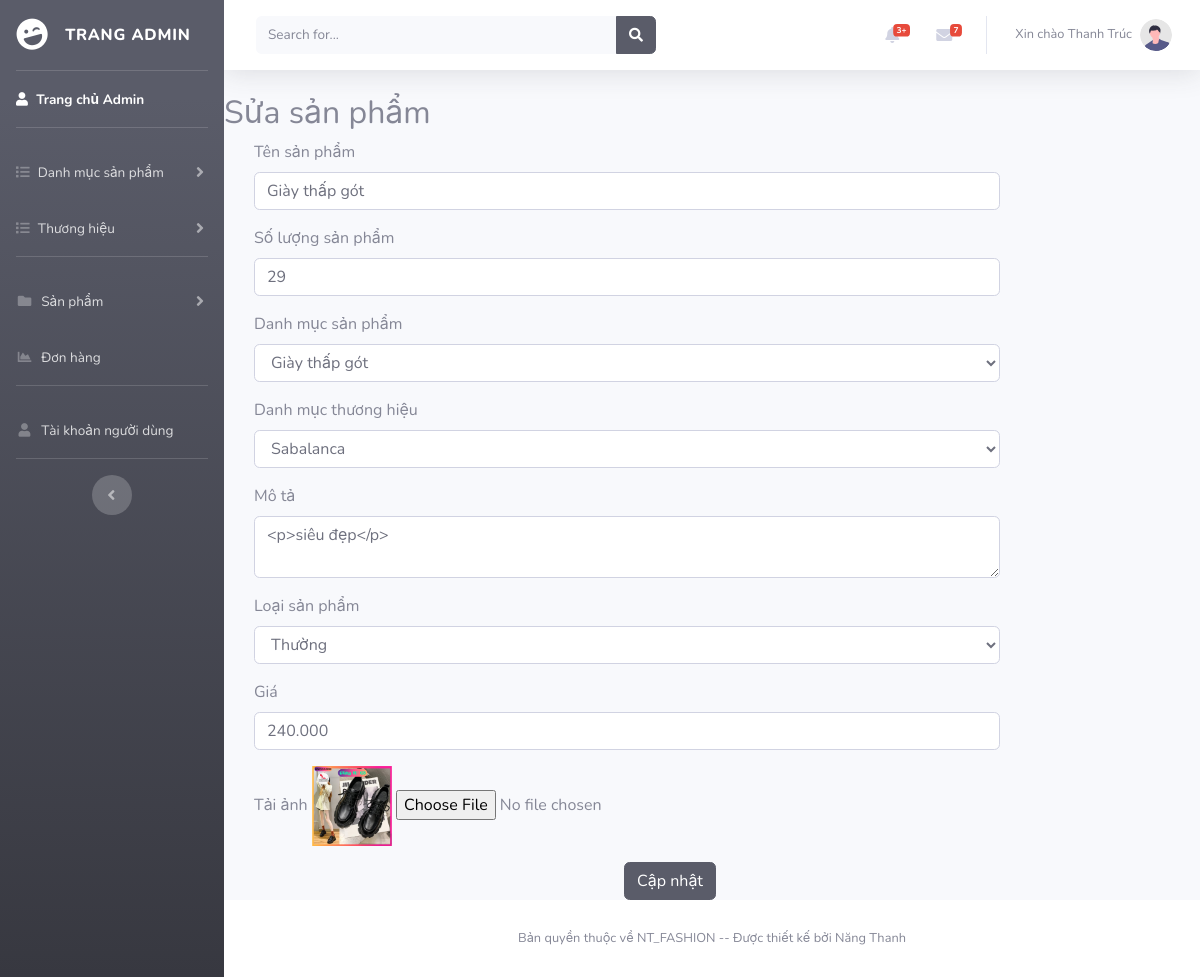
/admin/productedit.php?id_product=46 (signed in), run on the app's committed database.
### tables this page shows
CREATE TABLE `t_product` (
  `id_product` int(10) UNSIGNED NOT NULL,
  `name_product` varchar(255) NOT NULL,
  `quantity_product` varchar(50) NOT NULL,
  `id_cat` int(10) UNSIGNED NOT NULL,
  `id_brand` int(10) UNSIGNED NOT NULL,
  `desc_product` text NOT NULL,
  `type` int(10) NOT NULL,
  `price` varchar(255) NOT NULL,
  `image` varchar(255) NOT NULL
);

CREATE TABLE `t_category` (
  `id_cat` int(10) UNSIGNED NOT NULL,
  `name_cat` varchar(255) NOT NULL
);

CREATE TABLE `t_brand` (
  `id_brand` int(10) UNSIGNED NOT NULL,
  `name_brand` varchar(255) NOT NULL
);

### lib/database.php (called while the page is built, shortened)
<?php
class Database
{
    public $host = dbhost;
    public $user = dbuser;
    public $pass = dbpass;
    public $dbname = dbname;
    public $link;
    private function connectDB()
    {
        $this->link = new mysqli(
            $this->host,
            $this->user,
            $this->pass,
            $this->dbname
        );
    }
    public function select($query)
    {
        $result = $this->link->query($query) or
            die($this->link->error . __LINE__);
        if ($result->num_rows > 0) {
            return $result;
        } else {
            return false;
        }
    }
}

### classes/product.php (called while the page is built, shortened)
<?php
$filepath = realpath(dirname(__FILE__));
include_once($filepath . '/../lib/database.php');
?>
<?php
class Product
{
    private $db;
    public function __construct()
    {
        $this->db = new Database();
    }
    public function getproductbyid($id_product)
    {
        $query = "SELECT * FROM t_product where id_product = '$id_product' ";
        $result = $this->db->select($query);
        return $result;
    }
}
?>

### classes/category.php (called while the page is built, shortened)
<?php
$filepath = realpath(dirname(__FILE__));
include_once($filepath.'/../lib/database.php');
?>
<?php
class Category
{
    private $db;
    public function __construct()
    {
        $this->db = new Database();
    }
    public function show_category()
    {
        $query = "SELECT * FROM t_category order by id_cat ASC";
        $result = $this->db->select($query);
        return $result;
    }
}
?>

### classes/brand.php (called while the page is built, shortened)
<?php
$filepath = realpath(dirname(__FILE__));
include_once($filepath.'/../lib/database.php');
?>
<?php
class Brand
{
    private $db;
    public function __construct()
    {
        $this->db = new Database();
    }
    public function show_brand()
    {
        $query = "SELECT * FROM t_brand order by id_brand ASC";
        $result = $this->db->select($query);
        return $result;
    }
}
?>

### admin/productedit.php (the view, shortened to what this page needs)
<?php
include 'inc/header.php'; ?>
<?php include '../classes/category.php';  ?>
<?php include '../classes/product.php';  ?>
<?php include '../classes/brand.php';  ?>
<?php
$product = new Product();
if (!isset($_GET['id_product']) || $_GET['id_product'] == NULL) {
    echo "<script> window.location = 'productlist.php' </script>";
} else {
    $id_product = $_GET['id_product'];
}
?>
<div class="giay">
    <div class="box round first grid">
        <h2>Sửa sản phẩm</h2>
        <div class="block">
            <?php
            $get_product_by_id = $product->getproductbyid($id_product);
            if ($get_product_by_id) {
                while ($result_product = $get_product_by_id->fetch_assoc()) {
            ?>
                    <form action="" method="POST" enctype="multipart/form-data">
                        <table class="form">
                            <div class="form-group" style="padding: 0 200px 0 30px;">
                                <label for="">Tên sản phẩm</label>
                                <input type="text" name="name_product" class="form-control" value="<?php echo $result_product['name_product'] ?>">
                            </div>
                            <div class="form-group" style="padding: 0 200px 0 30px;">
                                <label for="">Số lượng sản phẩm</label>
                                <input type="text" name="quantity_product" class="form-control" value="<?php echo $result_product['quantity_product'] ?>">
                            </div>
                            <div class="form-group" style="padding: 0 200px 0 30px;">
                                <label for="">Danh mục sản phẩm</label>
                                <select class="form-control" name="category">
                                    <?php
                                    $cat = new Category();
                                    $catlist = $cat->show_category();
                                    if ($catlist) {
                                        while ($result = $catlist->fetch_assoc()) {
                                    ?>
                                            <option <?php
                                                    if ($result['id_cat'] == $result_product['id_cat']) {
                                                        echo "selected";
                                                    }
                                                    ?> value=" <?php echo $result['id_cat'] ?> ">
                                                <?php echo $result['name_cat'] ?>
                                            </option>
                                    <?php
                                        }
                                    }
                                    ?>
                                </select>
                            </div>
                            <div class="form-group" style="padding: 0 200px 0 30px;">
                                <label for="">Danh mục thương hiệu</label>
                                <select class="form-control" name="brand">
                                    <?php
                                    $brand = new Brand();
                                    $brandlist = $brand->show_brand();
                                    if ($brandlist) {
                                        while ($result = $brandlist->fetch_assoc()) {
                                    ?>
                                            <option <?php
                                                    if ($result['id_brand'] == $result_product['id_brand']) {
                                                        echo "selected";
                                                    }
                                                    ?> value=" <?php echo $result['id_brand'] ?> ">
                                                <?php echo $result['name_brand'] ?>
                                            </option>
                                    <?php
                                        }
                                    }
                                    ?>
                                </select>
                            </div>
                            <div class="form-group" style="padding: 0 200px 0 30px;">
                                <label for="">Mô tả</label>
                                <textarea name="desc_product" class="form-control"><?php echo $result_product['desc_product'] ?></textarea>
                            </div>
                            <div class="form-group" style="padding: 0 200px 0 30px;">
                                <label for="">Loại sản phẩm</label>
                                <select class="form-control" name="type">
                                    <?php
                                    if ($result_product['type'] == 0) {
                                    ?>
                                        <option selected value="0">Mới</option>
                                        <option value="1">Nổi bật</option>
                                        <option value="2">Yêu thích</option>
                                        <option value="3">Thường</option>
                                    <?php
                                    } else {
                                    ?>
                                        <option selected value="3">Thường</option>
                                    <?php
                                    }
                                    ?>
                                </select>
                            </div>
                            <div class="form-group" style="padding: 0 200px 0 30px;">
                                <label for="">Giá</label>
                                <input type="text" name="price" class="form-control" value="<?php echo $result_product['price'] ?>">
                            </div>
                            <div class="form-group" style="padding: 0 200px 0 30px;">
                                <label for="">Tải ảnh</label>
                                <img src="uploadss/<?php echo $result_product['image'] ?>" width="80px">
                                <input name="image" type="file" />
                            </div>
                            <div class="form-froup" style="padding: 0 200px 0 400px;">
                                <button type="submit" class="btn btn-dark" name="submit">Cập nhật</button>
                            </div>
                        </table>
                    </form>
            <?php
                }
            } ?>
        </div>
    </div>
</div>
<?php include 'inc/footer.php'; ?>

### data on the page
t_product: name_product "Giày thấp gót", quantity_product "29", category "Giày thấp gót", brand "Sabalanca", desc_product "<p>siêu đẹp</p>", type "Thường", price "240.000", image (picture)

### other printed values
Session::get('name_admin') "Thanh Trúc"
